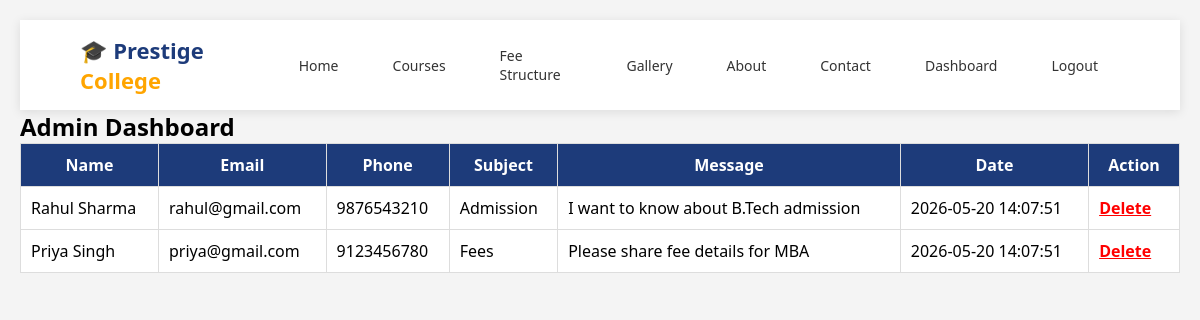
The app's page /?page=dashboard (signed in) with its own data.
### tables this page shows
CREATE TABLE IF NOT EXISTS enquiries (
    id INT AUTO_INCREMENT PRIMARY KEY,
    name VARCHAR(100) NOT NULL,
    email VARCHAR(100) NOT NULL,
    phone VARCHAR(20),
    subject VARCHAR(100) NOT NULL,
    message TEXT NOT NULL,
    status ENUM('new','read','replied') DEFAULT 'new',
    created_at TIMESTAMP DEFAULT CURRENT_TIMESTAMP,
    INDEX idx_email (email),
    INDEX idx_status (status)
);

### index.php (the view, shortened to what this page needs)
<?php
require_once("config.php");
$page = isset($_GET['page']) ? $_GET['page'] : 'home';
?>
<!DOCTYPE html>
<html>
<head>
    <link rel="stylesheet" href="https://cdnjs.cloudflare.com/ajax/libs/font-awesome/6.5.0/css/all.min.css">
</head>
<body>
    <header>
        <div class="logo">🎓 Prestige <span>College</span></div>
        <nav>
            <a href="index.php" class="<?= ($page == 'home') ? 'active' : '' ?>">Home</a>
            <a href="course.php" class="<?= ($page == 'courses') ? 'active' : '' ?>">Courses</a>
            <a href="fees.php" class="<?= ($page == 'fees') ? 'active' : '' ?>">Fee Structure</a>
            <a href="gallery.php" class="<?= ($page == 'gallery') ? 'active' : '' ?>">Gallery</a>
            <a href="aboutus.php" class="<?= ($page == 'about') ? 'active' : '' ?>">About</a>
            <a href="contact.php" class="<?= ($page == 'contact') ? 'active' : '' ?>">Contact</a>
            <?php if (isset($_SESSION['admin'])): ?>
                <a href="?page=dashboard">Dashboard</a>
                <a href="?page=logout">Logout</a>
            <?php else: ?>
                <a href="?page=login">Admin Login</a>
            <?php endif; ?>
        </nav>
    </header>
    <?php if ($page == "dashboard"): ?>
        <h2>Admin Dashboard</h2>
        <?php
        $result = $conn->query("SELECT * FROM enquiries ORDER BY created_at DESC");
        ?>
        <table>
            <tr>
                <th>Name</th>
                <th>Email</th>
                <th>Phone</th>
                <th>Subject</th>
                <th>Message</th>
                <th>Date</th>
                <th>Action</th>
            </tr>
            <?php while ($row = $result->fetch_assoc()): ?>
                <tr>
                    <td><?= htmlspecialchars($row['name']) ?></td>
                    <td><?= htmlspecialchars($row['email']) ?></td>
                    <td><?= htmlspecialchars($row['phone']) ?></td>
                    <td><?= htmlspecialchars($row['subject']) ?></td>
                    <td><?= htmlspecialchars($row['message']) ?></td>
                    <td><?= $row['created_at'] ?></td>
                    <td>
                        <a href="index.php?page=dashboard&delete=<?= $row['id'] ?>"
                            onclick="return confirm('Are you sure you want to delete this enquiry?')"
                            style="color:red; font-weight:bold;">
                            Delete
                        </a>
                    </td>
                </tr>
            <?php endwhile; ?>
        </table>
    <?php endif; ?>
</body>
</html>

### index.php (style rules this page uses)
* { margin: 0; padding: 0; box-sizing: border-box; font-family: 'Segoe UI', Arial, sans-serif; transition: all 0.3s ease; }
html { scroll-behavior: smooth; }
body { background: #f5f5f5; overflow-x: hidden; }
header { display: flex; justify-content: space-between; padding: 15px 60px; align-items: center; background: white; position: sticky; top: 0; z-index: 1000; box-shadow: 0 2px 10px rgba(0, 0, 0, 0.1); }
.logo { font-size: 22px; font-weight: bold; color: #1d3b7a; }
.logo span { color: orange; }
nav { display: flex; align-items: center; gap: 20px; }
nav a { text-decoration: none; color: #333; font-size: 14px; font-weight: 500; padding: 8px 12px; }
body { font-family: Arial; background: #f4f4f4; padding: 20px; }
a { margin-right: 10px; }
table { width: 100%; background: white; border-collapse: collapse; }
th, td { padding: 10px; border: 1px solid #ddd; }
th { background: #1d3b7a; color: white; }

### records on screen
enquiries: name "Rahul Sharma", email "rahul@gmail.com", phone "9876543210", subject "Admission", message "I want to know about B.Tech admission", created_at "2026-05-20 14:07:51"
enquiries: name "Priya Singh", email "priya@gmail.com", phone "9123456780", subject "Fees", message "Please share fee details for MBA", created_at "2026-05-20 14:07:51"
